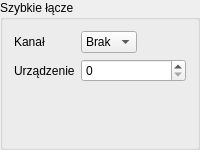
         <widget class="QGroupBox" name="net">
          <property name="sizePolicy">
           <sizepolicy hsizetype="Preferred" vsizetype="Preferred">
            <horstretch>0</horstretch>
            <verstretch>0</verstretch>
           </sizepolicy>
          </property>
          <property name="minimumSize">
           <size>
            <width>0</width>
            <height>150</height>
           </size>
          </property>
          <property name="title">
           <string>Szybkie łącze</string>
          </property>
          <layout class="QVBoxLayout" name="verticalLayout_10">
           <item>
            <layout class="QFormLayout" name="formLayout_10">
             <property name="formAlignment">
              <set>Qt::AlignHCenter|Qt::AlignTop</set>
             </property>
             <item row="0" column="0">
              <widget class="QLabel" name="label_48">
               <property name="text">
                <string>Kanał</string>
               </property>
              </widget>
             </item>
             <item row="1" column="0">
              <widget class="QLabel" name="label_49">
               <property name="text">
                <string>Urządzenie</string>
               </property>
               <property name="buddy">
                <cstring>net_dev</cstring>
               </property>
              </widget>
             </item>
             <item row="1" column="1">
              <widget class="QSpinBox" name="net_dev">
               <property name="maximum">
                <number>7</number>
               </property>
              </widget>
             </item>
             <item row="0" column="1">
              <widget class="QComboBox" name="net_chan">
               <property name="sizePolicy">
                <sizepolicy hsizetype="Maximum" vsizetype="Preferred">
                 <horstretch>0</horstretch>
                 <verstretch>0</verstretch>
                </sizepolicy>
               </property>
               <property name="currentIndex">
                <number>0</number>
               </property>
               <item>
                <property name="text">
                 <string>Brak</string>
                </property>
               </item>
               <item>
                <property name="text">
                 <string>0</string>
                </property>
               </item>
               <item>
                <property name="text">
                 <string>1</string>
                </property>
               </item>
               <item>
                <property name="text">
                 <string>2</string>
                </property>
               </item>
               <item>
                <property name="text">
                 <string>3</string>
                </property>
               </item>
               <item>
                <property name="text">
                 <string>4</string>
                </property>
               </item>
               <item>
                <property name="text">
                 <string>5</string>
                </property>
               </item>
               <item>
                <property name="text">
                 <string>6</string>
                </property>
               </item>
               <item>
                <property name="text">
                 <string>7</string>
                </property>
               </item>
               <item>
                <property name="text">
                 <string>8</string>
                </property>
               </item>
               <item>
                <property name="text">
                 <string>9</string>
                </property>
               </item>
               <item>
                <property name="text">
                 <string>10</string>
                </property>
               </item>
               <item>
                <property name="text">
                 <string>11</string>
                </property>
               </item>
               <item>
                <property name="text">
                 <string>12</string>
                </property>
               </item>
               <item>
                <property name="text">
                 <string>13</string>
                </property>
               </item>
               <item>
                <property name="text">
                 <string>14</string>
                </property>
               </item>
               <item>
                <property name="text">
                 <string>15</string>
                </property>
               </item>
              </widget>
             </item>
            </layout>
           </item>
          </layout>
         </widget>
